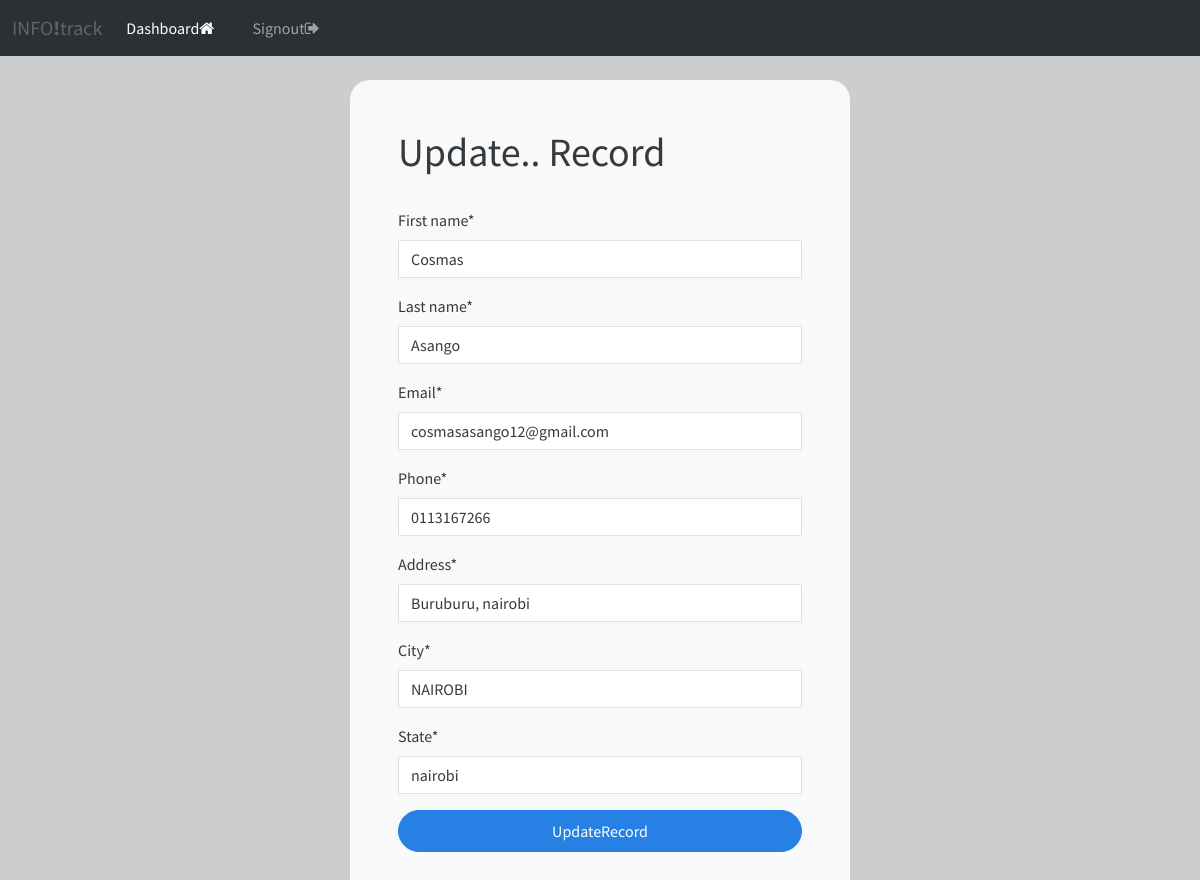
/updateRecord/1 (signed in), run on the app's committed database.
### crmapp/models.py (models this page shows, shortened)
class record(models.Model):
    created_date = models.DateTimeField(auto_now_add=True)
    first_name = models.CharField(max_length=50)
    last_name = models.CharField(max_length=100)
    email = models.EmailField(max_length=100)
    phone = models.CharField(max_length=100)
    address = models.CharField(max_length=100)
    state = models.CharField(max_length=100)
    city = models.CharField(max_length=100)

### crmapp/views.py (the view)
# urls.py: path('updateRecord/<int:pk>', views.updateRecord, name='updateRecord'),
@login_required(login_url='user_login')
def updateRecord(request, pk):
    customer_data = record.objects.get(id=pk)
    form = CreateRecordForm(instance=customer_data)
    if request.method == 'POST':
        form = CreateRecordForm(request.POST, instance=customer_data)
        if form.is_valid():
            form.save()
            return redirect('dashboard')
    context = {'form': form}
    return render(request, 'crmapp/update-record.html', context)

### crmapp/forms.py
class CreateRecordForm(forms.ModelForm):
    class Meta:
        model = record
        fields = ['first_name', 'last_name', 'email', 'phone', 'address', 'city', 'state']

### crmapp/templates/crmapp/Update-record.html (shortened to what this page needs)
{% extends 'crmapp/base.html' %}
{% load crispy_forms_tags %}
{%  block content %}
<body class="bg-dark bg-opacity-25">
<div class="container bg-light shadow-md p-5 form-layout">
    <h1>Update.. Record</h1>
    <br>
    <form method="POST" class="form-group">
        {{ form|crispy }}
        <button type="submit" class="btn btn-primary w-100 p-2 btn-block rounded-pill" href="url 'updateRecord'customer_data.id ">UpdateRecord</button>
    </form>
</div>
</body>
{% endblock %}

### static/css/styles.css (style rules this page uses)
.form-layout { border-radius: 20px; width: 500px; }

### data on the page
record: first_name "Cosmas", last_name "Asango", email "cosmasasango12@gmail.com", phone "0113167266", address "Buruburu, nairobi", city "NAIROBI", state "nairobi"
